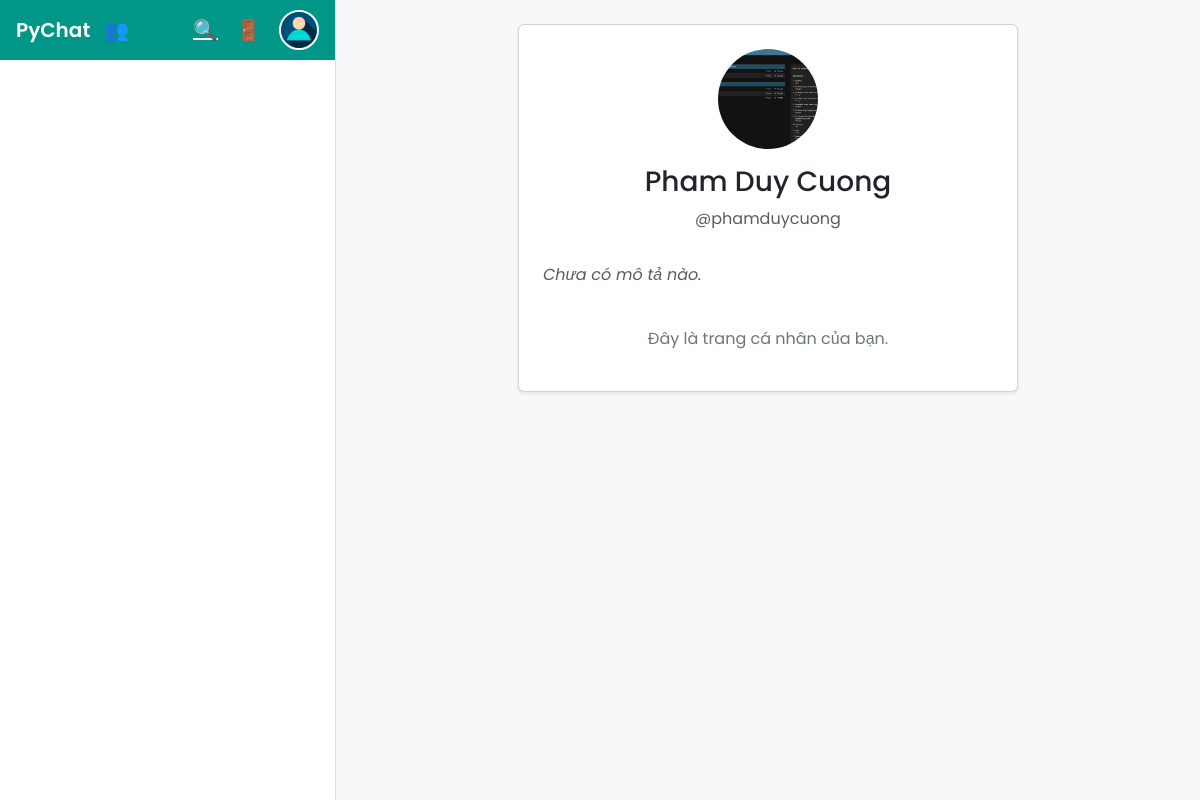
/chat/profile/phamduycuong/ (signed in), run on an earlier commit of the app's database.
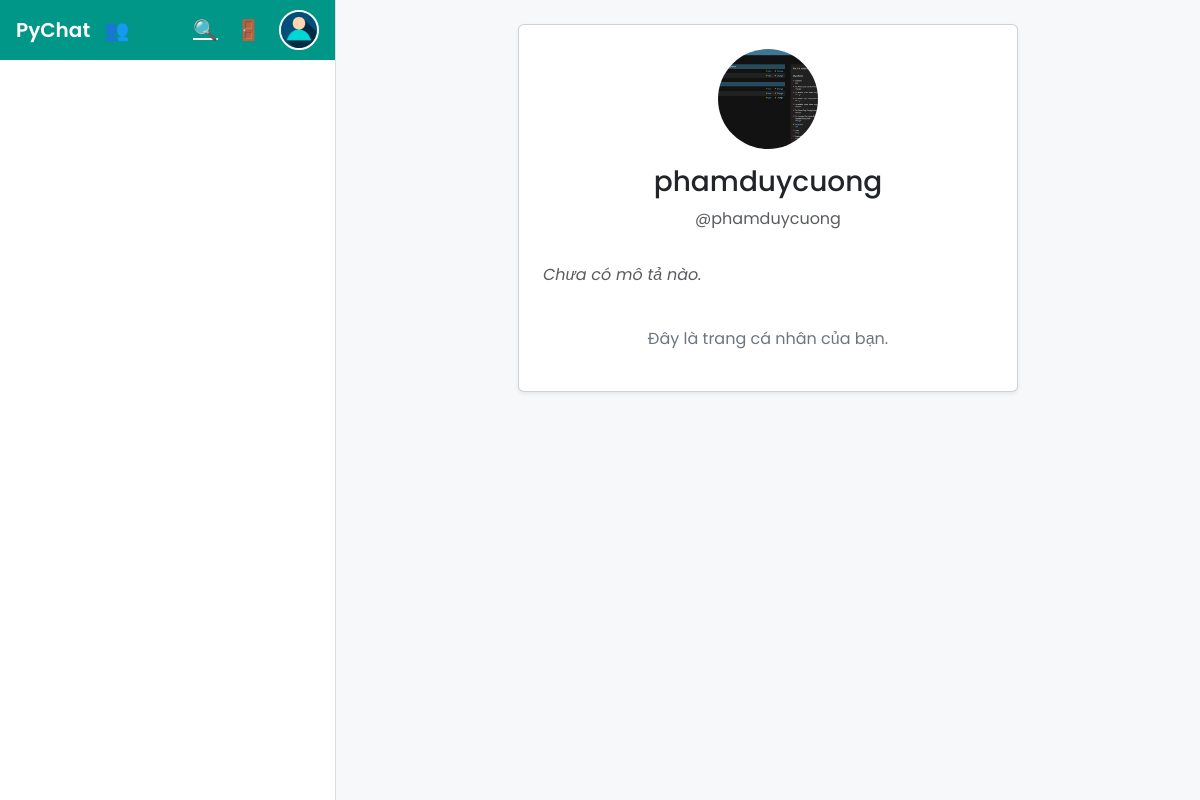
And on a later commit of the database.
### chat/models.py (models this page shows, shortened)
class UserProfile(models.Model):
    user = models.OneToOneField(
        User,
        on_delete=models.CASCADE,
        related_name="profile",
        null=True, blank=True,  # ✅ cho phép tạm null để migrate an toàn
    )
    name = models.CharField(max_length=25)
    email = models.EmailField(unique=True)
    username = models.CharField(max_length=20, unique=True)
    bio = models.TextField(blank=True, null=True)
    avatar = models.ImageField(upload_to='avatars/', blank=True, null=True)

### chat/views.py (the view)
# urls.py: path("profile/<str:username>/", views.view_profile, name="view_profile"),
@login_required
def view_profile(request, username):
    profile = get_object_or_404(UserProfile, username=username)
    return render(request, "chat/profile.html", {
        "profile": profile,
        "is_self": profile.username == request.user.username
    })

### chat/templates/chat/profile.html
{% extends "chat/Base.html" %}
{% load static %}
{% block content %}
<div class="container mt-4">
  <div class="card shadow-sm p-4" style="max-width: 500px; margin: auto;">
    <div class="text-center">
      <img src="{% if profile.avatar %}{{ profile.avatar.url }}{% else %}{% static 'images/user_image.jpg' %}{% endif %}"
           alt="Avatar"
           style="width:100px; height:100px; border-radius:50%; object-fit:cover;">
      <h3 class="mt-3">{{ profile.name }}</h3>
      <p class="text-muted">@{{ profile.username }}</p>
    </div>
    {% if profile.bio %}
    <p class="mt-3">{{ profile.bio }}</p>
    {% else %}
    <p class="mt-3 text-muted fst-italic">Chưa có mô tả nào.</p>
    {% endif %}
    {% if not is_self %}
    <div class="d-flex justify-content-center mt-4">
      <a href="{% url 'chat:chat' profile.username %}" class="btn btn-primary me-2">Chat</a>
      <a href="{% url 'chat:addFriend' profile.username %}" class="btn btn-success">Add friend</a>
    </div>
    {% else %}
    <p class="text-center text-secondary mt-4">Đây là trang cá nhân của bạn.</p>
    {% endif %}
  </div>
</div>
{% endblock %}

What changed in the data, as far as the page shows it:
changed UserProfile "phamduycuong": name "Pham Duy Cuong" → "phamduycuong"
